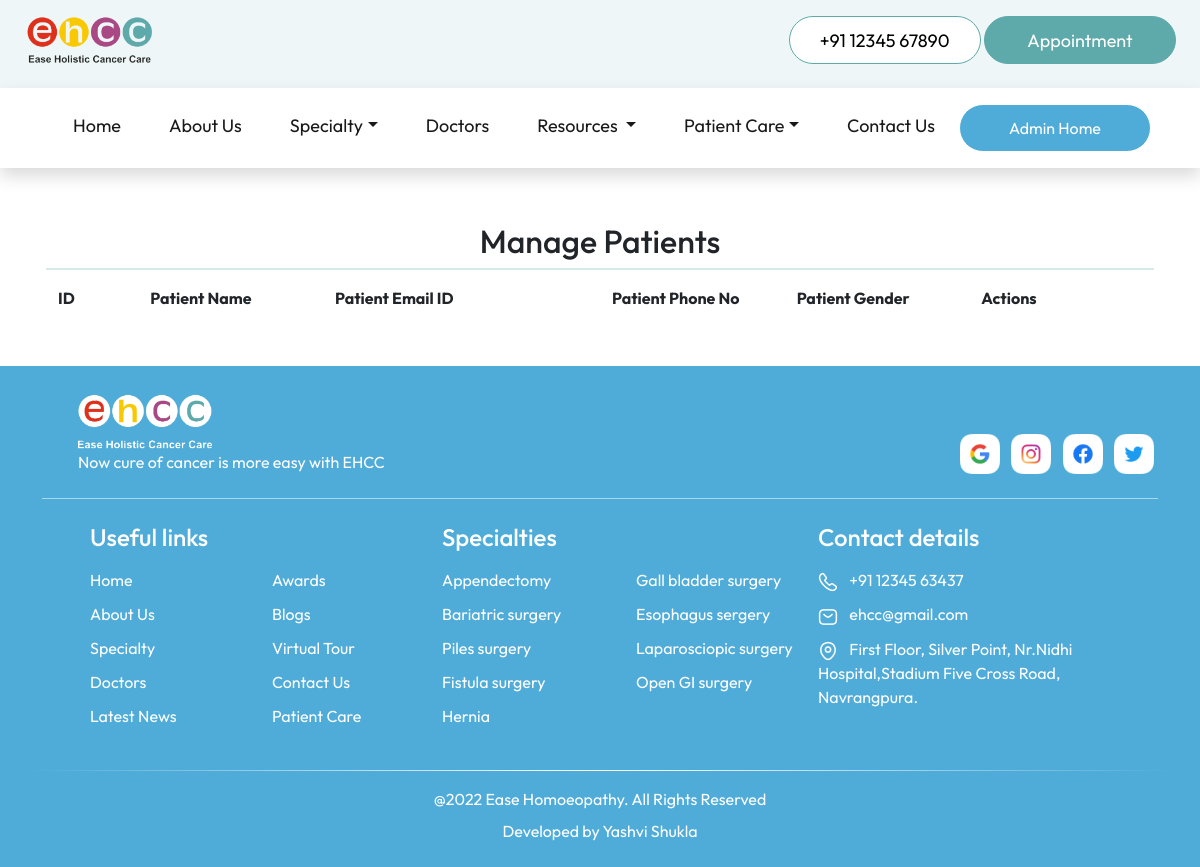
Page /managePatients/ (signed in) on the earlier database version.
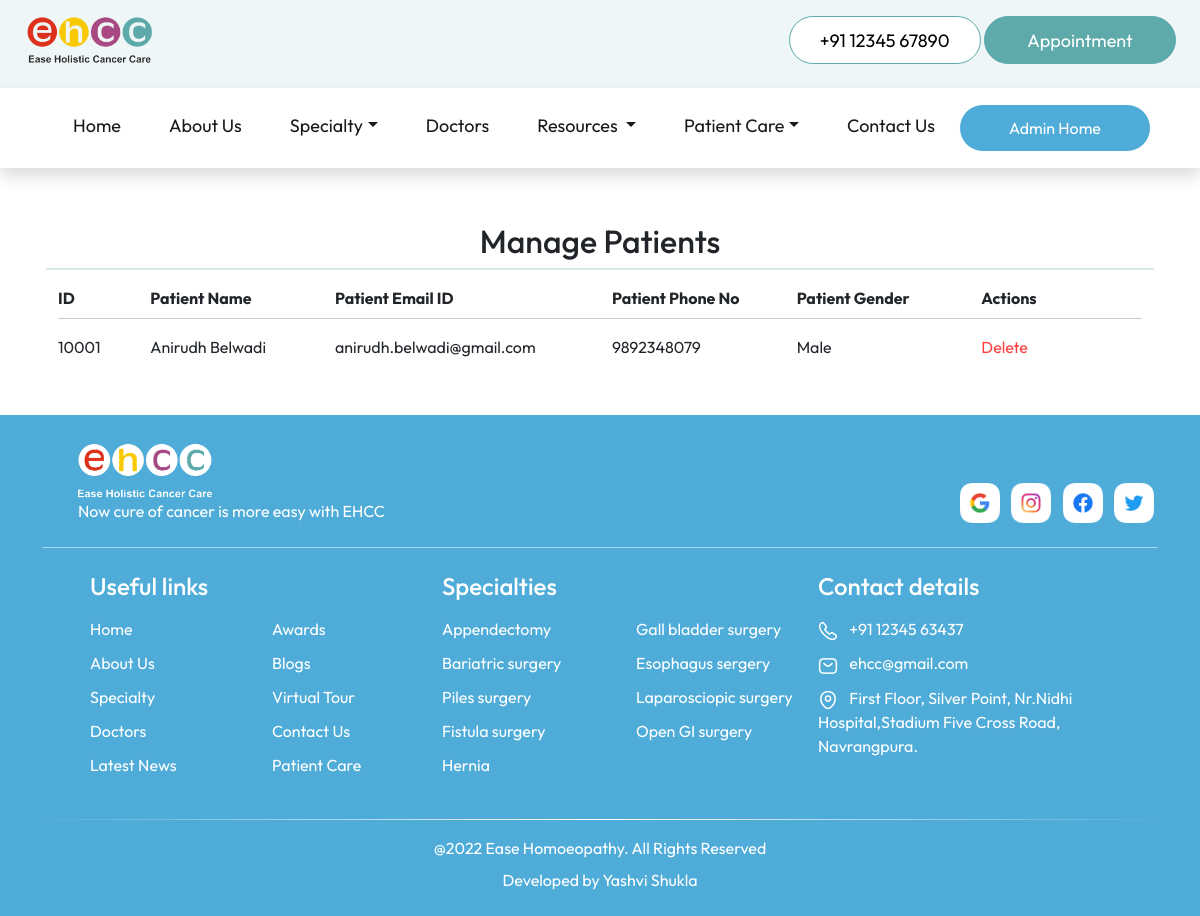
Same page on the later database version.
### tables this page shows
CREATE TABLE "social_links" (
	"social_name"	TEXT,
	"social_link"	TEXT
);

CREATE TABLE "specialty" (
	"id"	INTEGER,
	"name"	TEXT,
	"description"	TEXT
, "illustration"	TEXT);

CREATE TABLE "patient" (
	"id"	INTEGER,
	"first_name"	TEXT,
	"last_name"	TEXT,
	"mobile"	NUMERIC,
	"email"	TEXT,
	"password"	TEXT
, "gender"	TEXT);

### flask_app.py (the view)
@app.route('/managePatients/')
def managePatients():
    if 'user' in session:
        database_connection = sqlite3.connect(database_location)
        database_cursor = database_connection.cursor()
        patients = database_cursor.execute("SELECT id,first_name,last_name,mobile,email,gender FROM patient")
        patients = patients.fetchall()
        return render_template('managePatients.html', social_links=social_links, patients=patients, navbar_specialties=navbar_specialties, navbar_diseases=navbar_diseases)
    return redirect(url_for('patientLogin'))

### templates/managePatients.html (shortened to what this page needs)
<!DOCTYPE html>
<html lang="en">
<head>
    <link href="https://cdn.jsdelivr.net/npm/bootstrap@5.2.0/dist/css/bootstrap.min.css" rel="stylesheet"
>
    <link rel="stylesheet" href="https://cdn.jsdelivr.net/npm/bootstrap-icons@1.9.1/font/bootstrap-icons.css">
    <link rel="stylesheet" href="../static/stylesheets/common.css">
</head>
<body>
    {% include 'navbar.html' %}
    <div class="container">
        <div class="row justify-content-center px-3 mb-5">
            <h2 class="text-center mt-4 pt-5">
                Manage Patients
            </h2>
            <hr style="border: 1px solid var(--primary-color)">
            <div class="col-12 mb-2">
                <div class="row">
                    <div class="col-lg-1">
                        <strong>
                            ID
                        </strong>
                    </div>
                    <div class="col-lg-2">
                        <strong>
                            Patient Name
                        </strong>
                    </div>
                    <div class="col-lg-3">
                        <strong>
                            Patient Email ID
                        </strong>
                    </div>
                    <div class="col-lg-2">
                        <strong>
                            Patient Phone No
                        </strong>
                    </div>
                    <div class="col-lg-2">
                        <strong>
                            Patient Gender
                        </strong>
                    </div>
                    <div class="col-lg-2">
                        <strong class="mb-2">
                            Actions
                        </strong>
                    </div>
                </div>
                {% for patient in patients %}
                <hr class="mt-2">
                <div class="row">
                    <div class="col-lg-1">
                        {{patient[0]}}
                    </div>
                    <div class="col-lg-2">
                        {{patient[1]}} {{patient[2]}}
                    </div>
                    <div class="col-lg-3">
                        {{patient[4]}}
                    </div>
                    <div class="col-lg-2">
                        {{patient[3]}}
                    </div>
                    <div class="col-lg-2 text-capitalize">
                        {{patient[5]}}
                    </div>
                    <div class="col-lg-2">
                        <a onclick="deletePatient('{{patient[0]}}','{{patient[1]}} {{patient[2]}}')"
                            style="color: rgb(255, 63, 63)">Delete</a>
                    </div>
                </div>
                {% endfor %}
            </div>
        </div>
    </div>
    {% include 'footer.html' %}
</body>
</html>

### templates/navbar.html (shortened to what this page needs)
<div class="fixed-top">
    <div id="top_navbar" class="py-2">
        <div class="container-fluid px-4">
            <div class="row align-items-center">
                <div class="col-lg-6 text-lg-start text-center mb-2">
                    <a href="/" class="top_navbar_logo">
                        <img src="../../static/images/logo/navbar_logo.png" alt="Hospital logo" height="60"
                            id="navbar_logo_top" />
                    </a>
                </div>
                <div class="col-lg-6 text-lg-end text-center mb-3">
                    <button class="button_cta_appointment mt-2" style="background-color: white; color: black;"
                        onclick="window.location.href='tel:911234567890'">+91 12345 67890</button>
                    <button class="button_cta_appointment mt-2"
                        onclick="window.location.href='/appointment/'">Appointment</button>
                </div>
            </div>
        </div>
    </div>
    <nav class="navbar navbar-expand-lg bg-white shadow">
        <div class="container-fluid pt-2">
            <div class="collapse navbar-collapse" id="navbarNav">
                <ul class="navbar-nav m-auto mb-2 mb-lg-md-0">
                    <li class="nav-item mx-3">
                        <a class="nav-link active" aria-current="page" href="/">Home</a>
                    </li>
                    <li class="nav-item mx-3">
                        <a class="nav-link active" aria-current="page" href="/about/">About Us</a>
                    </li>
                    <li class="nav-item mx-3 dropdown">
                        <a href="" class="nav-link dropdown-toggle active" data-bs-toggle="dropdown"
                            href="/specialty/">Specialty</a>
                    </li>
                    <li class="nav-item mx-3">
                        <a class="nav-link active" aria-current="page" href="/doctors">Doctors</a>
                    </li>
                    <li class="nav-item mx-3 dropdown">
                        <a class="nav-link dropdown-toggle active" href="#" role="button" data-bs-toggle="dropdown"
                            aria-expanded="false">
                            Resources
                        </a>
                    </li>
                    <li class="nav-item mx-3 dropdown">
                        <a class="nav-link active dropdown-toggle active" role="button" href="/patientCare"
                            data-bs-toggle="dropdown" aria-expanded="false">Patient Care</a>
                    </li>
                    <li class="nav-item mx-3">
                        <a class="nav-link active" aria-current="page" href="/contact/">Contact Us</a>
                    </li>
                    <li>
                        <button class="button_cta_white" onclick="window.location.href='/admin/'" id="admin_home"
                            style="visibility: hidden;">
                            Admin Home
                        </button>
                    </li>
                </ul>
            </div>
        </div>
    </nav>
</div>

### templates/footer.html (shortened to what this page needs)
<div class="footer">
    <div class="container">
        <div class="row align-items-end">
            <div class="col-md-8 px-md-5 mt-4 mb-3">
                <img src="../../static/images/logo/footer_logo.png" alt="Hospital logo" height="60" />
                <p class="text-white mb-0">
                    Now cure of cancer is more easy with EHCC
                </p>
            </div>
            <div class="col-md-4 pt-4 mb-3 text-md-end">
                {% for social in social_links %}
                <a href="{{social[1]}}">
                    <img src="../../static/images/logo/{{social[0]}}_icon.png" alt="{{social[0]}} logo"
                        class="img-fluid mx-1" style="height: 40px; width: auto;" />
                </a>
                {% endfor %}
            </div>
        </div>
        <div class="footer_line mt-2"></div>
        <div class="row text-white pt-4 ps-md-5 footer_links">
            <div class="col-md-4 col-sm-6 mb-4">
                <h4 class="mb-3">Useful links</h4>
                <div class="row">
                    <div class="col-lg-6 col-sm-12 col-6">
                        <a href="/">
                            <p>Home</p>
                        </a>
                        <a href="/about/">
                            <p>About Us</p>
                        </a>
                        <a href="/specialty/">
                            <p>Specialty</p>
                        </a>
                        <a href="/doctors/">
                            <p>Doctors</p>
                        </a>
                        <a href="/news/">
                            <p>Latest News</p>
                        </a>
                    </div>
                    <div class="col-lg-6 col-sm-12 col-6">
                        <a href="/awards/">
                            <p>Awards</p>
                        </a>
                        <a href="/blogs/">
                            <p>Blogs</p>
                        </a>
                        <a href="/virtualTour/">
                            <p>Virtual Tour</p>
                        </a>
                        <a href="/contact/">
                            <p>Contact Us</p>
                        </a>
                        <a href="#">
                            <p>Patient Care</p>
                        </a>
                    </div>
                </div>
            </div>
            <div class="col-md-4 col-sm-6 mb-4 g-md-0">
                <h4 class="mb-3">
                    <a href="/specialty/">
                        Specialties
                    </a>
                </h4>
                <div class="row">
                    <div class="col-lg-6 col-sm-12 col-6">
                        {% for i in range (0,((navbar_specialties|length/2)+0.5)|int) %}
                        <a href="/diseases/{{navbar_specialties[i][0]}}/">
                            <p>
                                {{ navbar_specialties[i][1] }}
                            </p>
                        </a>
                        {% endfor %}
                    </div>
                    <div class="col-lg-6 col-sm-12 col-6">
                        {% for i in range (((navbar_specialties|length/2)+0.5)|int,navbar_specialties|length) %}
                        <a href="/diseases/{{navbar_specialties[i][0]}}/">
                            <p>
                                {{ navbar_specialties[i][1] }}
                            </p>
                        </a>
                        {% endfor %}
                    </div>
                </div>
            </div>
            <div class="col-md-4 col-sm-12">
                <h4 class="mb-3">Contact details</h4>
                <p>
                    <a href="tel:91123456789">
                        <img src="../../static/images/logo/footercall_icon.png" alt="call logo" />
                        <span class="ps-2">+91 12345 63437</span>
                    </a>
                </p>
                <p>
                    <a href="mailto:ehcc@gmail.com">
                        <img src="../../static/images/logo/mail_icon.png" alt="mail icon" />
                        <span class="ps-2">ehcc@gmail.com</span>
                    </a>
                </p>
                <p>
                    <a href="https://goo.gl/maps/SUXSNEnxhgQroknp9" target="_blank">
                        <img src="../../static/images/logo/location_icon.png" alt="location icon" />
                        <span class="ps-2">
                            First Floor, Silver Point, Nr.Nidhi Hospital,Stadium Five Cross Road, Navrangpura.
                        </span>
                    </a>
                </p>
            </div>
        </div>
        <div class="row my-2">
            <div class="footer_line_2"></div>
        </div>
        <div class="row text-white">
            <div class="py-2 text-center">
                @2022 Ease Homoeopathy. All Rights Reserved
            </div>
            <div class="text-center">
                Developed by <a href="" class="footer_credit">Yashvi Shukla</a></br></br>
            </div>
        </div>
    </div>
</div>

### static/stylesheets/common.css (style rules this page uses)
html, body { overflow-x: hidden; }
body { margin-top: 150px; }
* { margin: 0; padding: 0; box-sizing: border-box; font-family: "Outfit", sans-serif; }
:root { --nav-color: #EEF6F7; --primary-color: #5eaaaa; --heading-color: #4facd9; --section-background-color: #cae6f4; --contact-background-color: #284f4f; }
a { color: unset; text-decoration: none; cursor: pointer; }
#top_navbar { background-color: var(--nav-color); }
#navbar_logo_top, #navbar_logo_bottom { transition: 0.4s; }
#top_navbar { transition: 0.4s; }
.nav-item a { text-decoration: none; color: #b0b0b0; font-size: large; }
.button_cta_white { width: 12rem; height: 3rem; border: 1px solid white; background-color: var(--heading-color); border-radius: 50px; color: white; }
.button_cta_appointment { width: 12rem; height: 3rem; border: 1px solid var(--primary-color) !important; background-color: var(--primary-color); border-radius: 50px; color: white; font-size: 18px; }
.footer { background-color: var(--heading-color); }
.footer_line { height: 1px; background-color: rgba(255, 255, 255, 0.521); }
.footer_line_2 { height: 1px; background: linear-gradient(to right, rgba(40, 79, 79, 0) 0%, white 50%, rgba(40, 79, 79, 0) 100%); }
.footer_credit { text-decoration: none; color: white; }
@media only screen and (max-width: 1200px) { .navbar { padding: 0.5rem 2rem; } }
.footer_links p { margin-bottom: 10px !important; cursor: pointer; }

Differences in the rows shown:
added patient: id "10001", first_name "Anirudh", last_name "Belwadi", email "anirudh.belwadi@gmail.com", mobile "9892348079", gender "Male"
